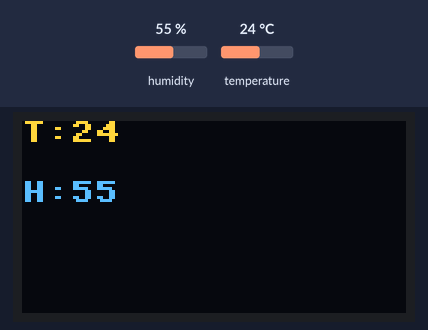
The program below on a simulated ESP8266 board running MicroPython. Shown: 128×64 one-colour display. The inputs (shaded band) are chosen by the test bench; at power-on: humidity 55 %, temperature 24 °C. The OLED is the two-colour kind (top 16 rows yellow); library files of the repository ran but are not shown: ssd1306.py.

Above: at 1.2 s.
1.3 s: humidity set to 22 %
At 1.7 s:
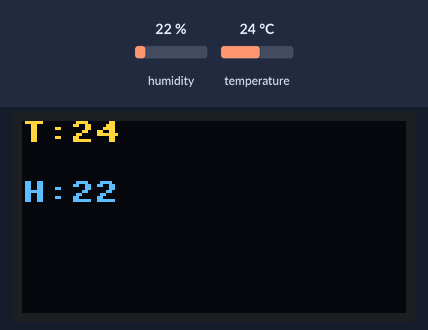
2.8 s: temperature set to 12 °C
At 4.0 s:
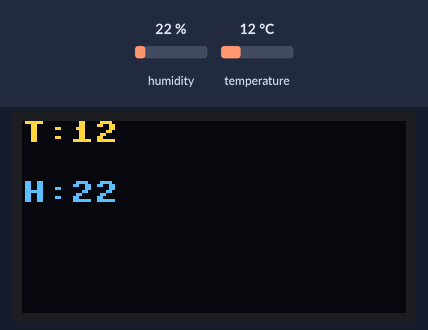
4.3 s: humidity set to 40 %
At 5.5 s:
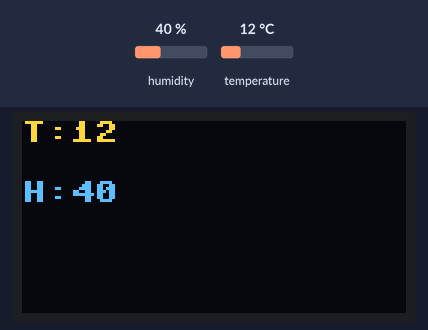
5.8 s: temperature set to 19 °C
Timing chart, 0 to 8.3 s (numbered marks = the images above; inputs shaded):
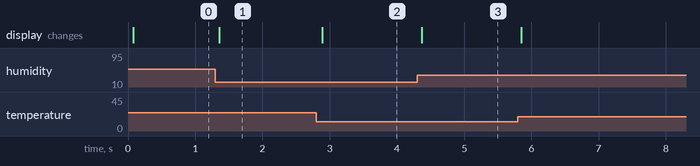

Measured:
- after the input at 1.3 s, the display: changes after 0.06 s (image 1)
- after the input at 2.8 s, the display: changes after 0.09 s (image 2)
- after the input at 4.3 s, the display: changes after 0.07 s (image 3)

The program:

main.py
```python
from machine import Pin, I2C
from ssd1306 import SSD1306_I2C
from dht import DHT11
i2c = I2C(scl=Pin(14), sda=Pin(2))
oled = SSD1306_I2C(128, 64, i2c)
sensor = DHT11(Pin(5))
while True:
    try:
        sensor.measure()
        t = sensor.temperature()
        h = sensor.humidity()
        oled.fill(0)
        oled.text("T:{}".format(t), 0, 0)
        oled.text("H:{}".format(h), 0, 20)
        oled.show()
    except:
        continue
```
